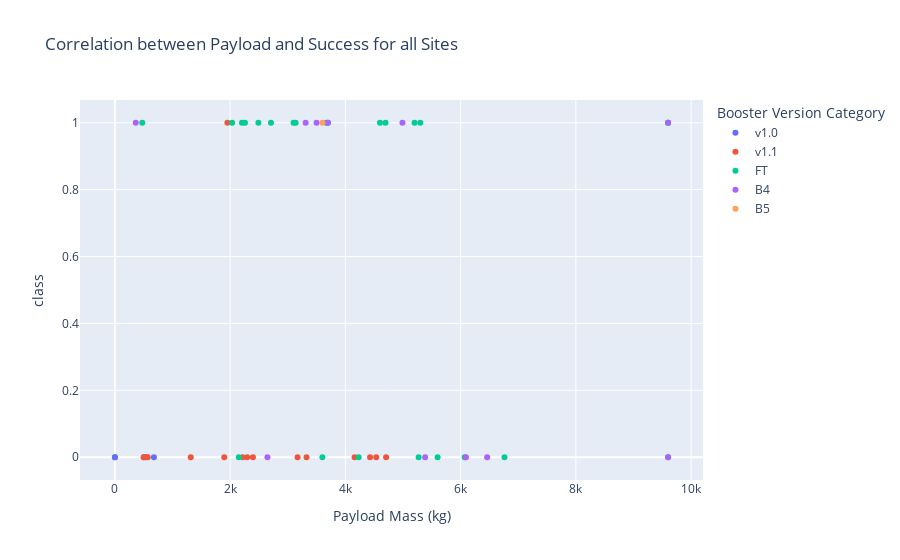

The notebook cell this image was saved under:
### Code cell
fig = px.scatter(df, x="Payload Mass (kg)", y="class", color = "Booster Version Category", title="Correlation between Payload and Success for all Sites")
fig.show()

### Figure 1 — Plotly figure (JSON) as saved in the notebook; plotly's stock layout.template omitted (floating-point values rounded to 4 significant figures)
{"data": [{"hovertemplate": "Booster Version Category=v1.0<br>Payload Mass (kg)=%{x}<br>class=%{y}<extra></extra>", "legendgroup": "v1.0", "marker": {"color": "#636efa", "symbol": "circle"}, "mode": "markers", "name": "v1.0", "orientation": "v", "showlegend": true, "type": "scatter", "x": [0, 0, 525, 500, 677], "xaxis": "x", "y": [0, 0, 0, 0, 0], "yaxis": "y"}, {"hovertemplate": "Booster Version Category=v1.1<br>Payload Mass (kg)=%{x}<br>class=%{y}<extra></extra>", "legendgroup": "v1.1", "marker": {"color": "#EF553B", "symbol": "circle"}, "mode": "markers", "name": "v1.1", "orientation": "v", "showlegend": true, "type": "scatter", "x": [3170, 3325, 2296, 1316, 4535, 4428, 2216, 2395, 570, 4159, 1898, 4707, 1952, 500, 553], "xaxis": "x", "y": [0, 0, 0, 0, 0, 0, 0, 0, 0, 0, 0, 0, 1, 0, 0], "yaxis": "y"}, {"hovertemplate": "Booster Version Category=FT<br>Payload Mass (kg)=%{x}<br>class=%{y}<extra></extra>", "legendgroup": "FT", "marker": {"color": "#00cc96", "symbol": "circle"}, "mode": "markers", "name": "FT", "orientation": "v", "showlegend": true, "type": "scatter", "x": [2034, 5271, 3136, 4696, 3100, 3600, 2257, 4600, 9600, 9600, 475, 9600, 2150, 2490, 5600, 5300, 3697.0, 6070, 2708, 3669, 6761, 5200, 2205, 4230], "xaxis": "x", "y": [1, 0, 1, 1, 1, 0, 1, 1, 1, 1, 1, 0, 0, 1, 0, 1, 1, 0, 1, 1, 0, 1, 1, 0], "yaxis": "y"}, {"hovertemplate": "Booster Version Category=B4<br>Payload Mass (kg)=%{x}<br>class=%{y}<extra></extra>", "legendgroup": "B4", "marker": {"color": "#ab63fa", "symbol": "circle"}, "mode": "markers", "name": "B4", "orientation": "v", "showlegend": true, "type": "scatter", "x": [9600, 9600, 6460, 3310, 4990, 3500, 3697.0, 6092, 2647, 362, 5384], "xaxis": "x", "y": [1, 0, 0, 1, 1, 1, 1, 0, 0, 1, 0], "yaxis": "y"}, {"hovertemplate": "Booster Version Category=B5<br>Payload Mass (kg)=%{x}<br>class=%{y}<extra></extra>", "legendgroup": "B5", "marker": {"color": "#FFA15A", "symbol": "circle"}, "mode": "markers", "name": "B5", "orientation": "v", "showlegend": true, "type": "scatter", "x": [3600], "xaxis": "x", "y": [1], "yaxis": "y"}], "layout": {"legend": {"title": {"text": "Booster Version Category"}, "tracegroupgap": 0}, "title": {"text": "Correlation between Payload and Success for all Sites"}, "xaxis": {"anchor": "y", "domain": [0, 1], "title": {"text": "Payload Mass (kg)"}}, "yaxis": {"anchor": "x", "domain": [0, 1], "title": {"text": "class"}}}}
